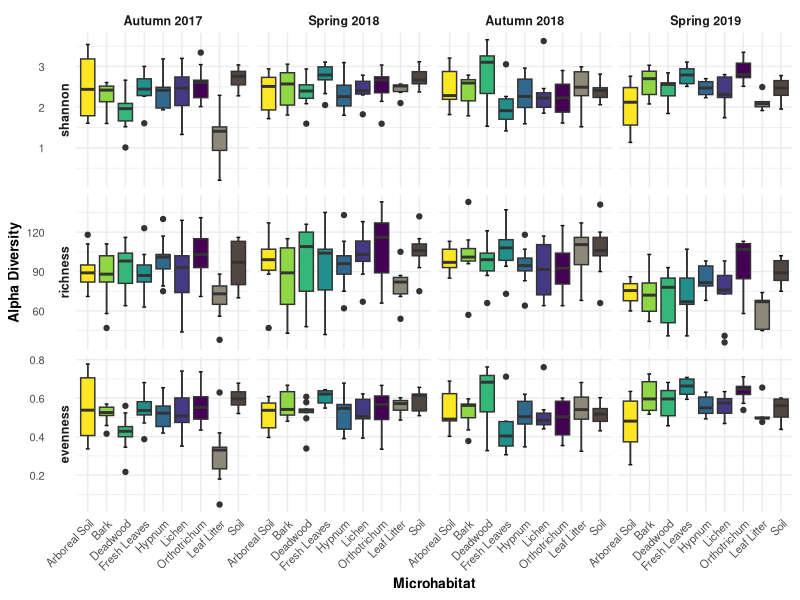

Write R code to recreate this figure.
## ---- chunk 1
knitr::opts_chunk$set(echo = TRUE)
## ---- chunk 2
rm(list = ls())

library(ggplot2)
library(vegan)
library(RColorBrewer)
library(ggpubr)
library(reshape2)
library(viridis)

#setwd("04_Alpha_Diversity/")

OTU_Table = as.data.frame(read.csv("../00_Data/05_Oomycota_Seasonal_OTU_Table_min-freq-1172_transposed_withMetadata.tsv", 
                     header = T, 
                     sep = "\t", 
                     stringsAsFactors = T))

SampleMetadata = OTU_Table[,1:17]
Microhabitat = SampleMetadata$Microhabitat
TreeSpecies = SampleMetadata$TreeSpecies
OTU_Table = OTU_Table[,18:ncol(OTU_Table)]

## ---- chunk 3
#simpson = diversity(OTU_Table, index = "simpson")
#df = as.data.frame(simpson)
shannon = diversity(OTU_Table, index = "shannon")
df = as.data.frame(shannon)
df$richness = specnumber(OTU_Table)
df$evenness = df$shannon/log(df$richness)
df$Microhabitat = Microhabitat
rownames(df) = SampleMetadata$SampleID
df$Group = "Oomycota"
df$TreeSpecies = TreeSpecies
df$Season = SampleMetadata$Season
df$SamplingDescription = SampleMetadata$SamplingDescription
df$SamplingDescription = factor(df$SamplingDescription, levels=c('Autumn 2017','Spring 2018','Autumn 2018','Spring 2019'))

df_melted = melt(df)
df_melted$SamplingDescription = factor(df_melted$SamplingDescription, levels=c('Autumn 2017','Spring 2018','Autumn 2018','Spring 2019'))
## ---- chunk 4
g = ggplot(df_melted, aes(x = Microhabitat, y = value, fill = Microhabitat)) + 
  stat_boxplot(geom = "errorbar", width = 0.2, show.legend = F) +
  geom_boxplot(show.legend = F) + 
  #geom_point(aes(shape = TreeSpecies), size = 4) +
  scale_fill_manual(values = c(viridis(7, direction = -1), 
                               "#8e8878", "#524640"), 
                    limits = c("Arboreal Soil", "Bark", "Deadwood", 
                                "Fresh Leaves", "Hypnum", "Lichen", 
                                "Orthotrichum", "Leaf Litter", "Soil")) + 
  scale_x_discrete(limits = c("Arboreal Soil", "Bark", "Deadwood", 
                                "Fresh Leaves", "Hypnum", "Lichen", 
                                "Orthotrichum", "Leaf Litter", "Soil")) + 
  #scale_y_continuous(limits = c(0, 1)) +
  theme_minimal() + 
  labs(y = "Alpha Diversity", 
       x = "Microhabitat") +
  #geom_dotplot(aes(x = Microhabitat, y = simpson, fill = TreeSpecies), 
  #             binaxis = "y", stackdir = "center", binwidth = 1, 
  #             binpositions = "all", dotsize = 0.01, 
  #             position = "stack") +
  theme(axis.text=element_text(size=8), 
        axis.title=element_text(size=10, face = "bold"), 
        legend.text = element_text(size = 12), 
        legend.title = element_text(size = 14, face = "bold"), 
        legend.position = "right", 
        legend.direction = "vertical", 
        strip.text = element_text(size=9, face = "bold"), 
        plot.title = element_text(size = 20, face = "bold", hjust = 0.5), 
        axis.text.x = element_text(angle = 45, hjust = 1)) + 
  #facet_grid(rows = vars(SamplingDescription), cols = vars(variable), scales = "free")
  facet_grid(variable ~ SamplingDescription, 
             scales = "free", switch = "y")

g
## ---- chunk 5
g$theme$axis.text.x$angle = 45
g$theme$axis.text.x$hjust = 1
g$theme$axis.text.x$vjust = 1

g$theme$plot.subtitle$hjust = 0


ggsave("AlphaBoxplot.png", plot = g, 
       device = "png", dpi = 300, width = 18, height = 12, 
       units = "cm")
ggsave("AlphaBoxplot.jpeg", plot = g, 
       device = "jpeg", dpi = 300, width = 18, height = 12, 
       units = "cm")
ggsave("AlphaBoxplot.pdf", plot = g, 
       device = "pdf", dpi = 300, width = 18, height = 12, 
       units = "cm")


